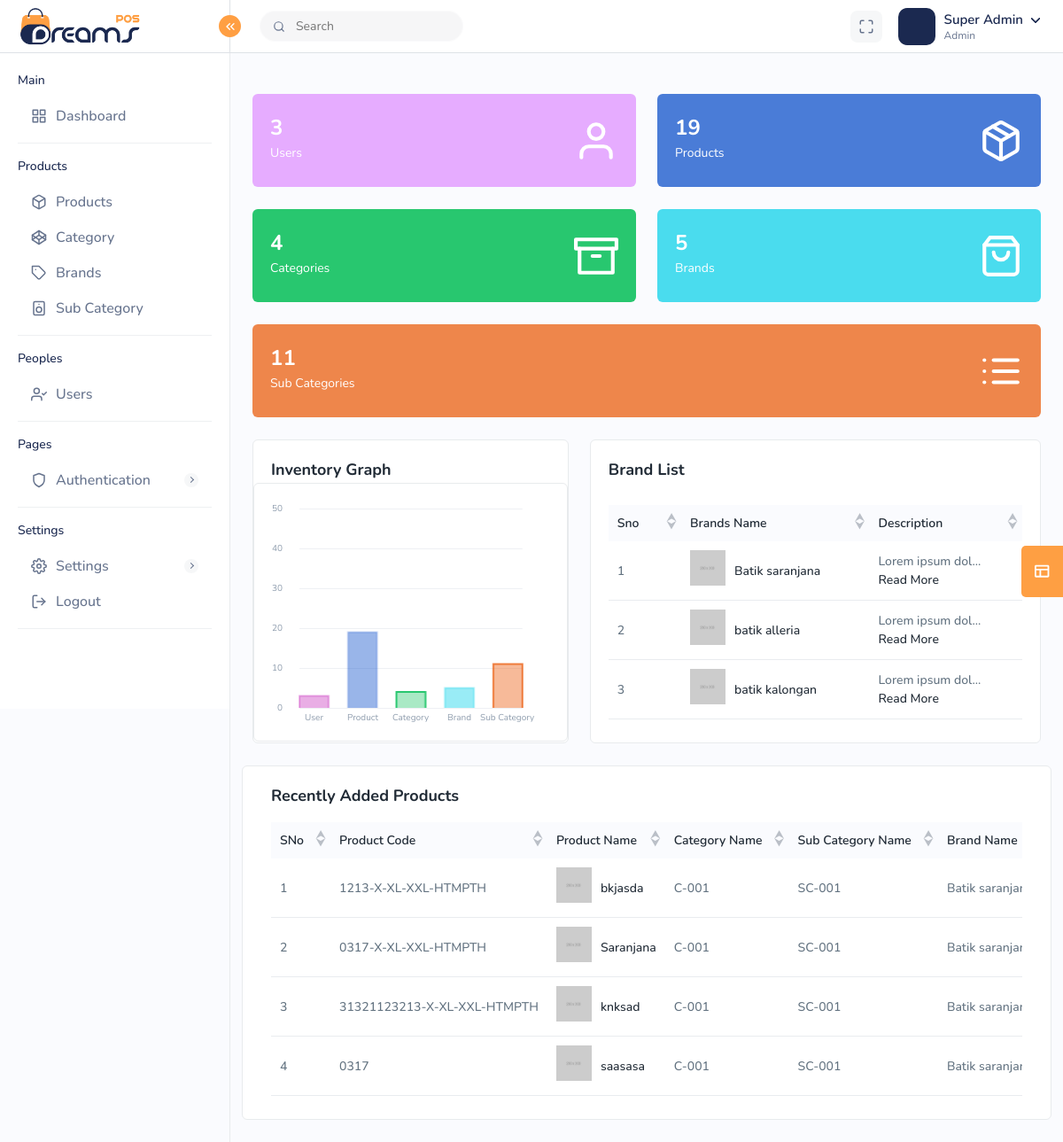
The app's page /admin/index.php?uid=1 (signed in) with its own data.
### tables this page shows
CREATE TABLE `tbl_users` (
  `id` int(11) NOT NULL,
  `creation_time` datetime NOT NULL DEFAULT current_timestamp(),
  `update_time` datetime NOT NULL DEFAULT current_timestamp() ON UPDATE current_timestamp(),
  `last_login_time` datetime NOT NULL DEFAULT current_timestamp() ON UPDATE current_timestamp(),
  `username` varchar(50) NOT NULL,
  `email` varchar(50) NOT NULL,
  `pasword` varchar(50) NOT NULL,
  `name` varchar(50) NOT NULL,
  `img_url` varchar(200) NOT NULL,
  `phone` varchar(50) NOT NULL,
  `role` int(3) NOT NULL,
  `status` int(3) NOT NULL,
  `token_ganti_password` text NOT NULL
);

CREATE TABLE `tbl_brands` (
  `id` int(30) NOT NULL,
  `creation_time` datetime NOT NULL DEFAULT current_timestamp(),
  `update_time` datetime NOT NULL DEFAULT current_timestamp() ON UPDATE current_timestamp(),
  `id_user` int(11) NOT NULL,
  `name` varchar(150) NOT NULL,
  `img_url` varchar(150) NOT NULL,
  `description` text NOT NULL
);

CREATE TABLE `tbl_products` (
  `id` int(11) NOT NULL,
  `creation_time` datetime NOT NULL DEFAULT current_timestamp(),
  `update_time` datetime NOT NULL DEFAULT current_timestamp() ON UPDATE current_timestamp(),
  `id_user` int(11) NOT NULL,
  `name` varchar(50) NOT NULL,
  `img_url` varchar(150) NOT NULL,
  `description` text NOT NULL,
  `id_category` int(11) NOT NULL,
  `id_sub_category` int(11) NOT NULL,
  `id_brand` int(11) NOT NULL,
  `unit` int(10) NOT NULL,
  `sku` varchar(50) NOT NULL,
  `min_qty` int(11) NOT NULL,
  `qty` int(11) NOT NULL,
  `id_tax` int(11) NOT NULL,
  `discount_type` varchar(11) NOT NULL,
  `price` int(11) NOT NULL,
  `status` int(1) NOT NULL
);

CREATE TABLE `tbl_categories` (
  `id` int(11) NOT NULL,
  `creation_time` datetime NOT NULL DEFAULT current_timestamp(),
  `update_time` datetime NOT NULL DEFAULT current_timestamp() ON UPDATE current_timestamp(),
  `id_user` int(11) NOT NULL,
  `code` varchar(150) NOT NULL,
  `img_url` varchar(150) NOT NULL,
  `name` varchar(150) NOT NULL,
  `description` text NOT NULL
);

CREATE TABLE `tbl_sub_categories` (
  `id` int(11) NOT NULL,
  `creation_time` datetime NOT NULL DEFAULT current_timestamp(),
  `update_time` datetime NOT NULL DEFAULT current_timestamp() ON UPDATE current_timestamp(),
  `id_category` int(11) NOT NULL,
  `id_user` int(11) NOT NULL,
  `name` varchar(150) NOT NULL,
  `description` text NOT NULL,
  `code` varchar(150) NOT NULL
);

### admin/index.php (the view, shortened to what this page needs)
<?php
$connection = mysqli_connect('localhost', 'root', '', 'ims');
$query1 = "SELECT COUNT(*) AS user_count FROM tbl_users";
$query2 = "SELECT COUNT(*) AS product_count FROM tbl_products";
$query3 = "SELECT COUNT(*) AS category_count FROM tbl_categories";
$query4 = "SELECT COUNT(*) AS brand_count FROM tbl_brands";
$query5 = "SELECT COUNT(*) AS subcategory_count FROM tbl_sub_categories";
$result1 = mysqli_query($connection, $query1);
$result2 = mysqli_query($connection, $query2);
$result3 = mysqli_query($connection, $query3);
$result4 = mysqli_query($connection, $query4);
$result5 = mysqli_query($connection, $query5);
$userCount = mysqli_fetch_assoc($result1)['user_count'];
$productCount = mysqli_fetch_assoc($result2)['product_count'];
$categoryCount = mysqli_fetch_assoc($result3)['category_count'];
$brandCount = mysqli_fetch_assoc($result4)['brand_count'];
$subcategoryCount = mysqli_fetch_assoc($result5)['subcategory_count'];
?>
<!DOCTYPE html>
<html lang="en">
<head>
	<?php include('inc/header.php'); ?>
</head>
<body>
	<div class="main-wrapper">
		<?php include('inc/topnav.php'); ?>
		<?php include('inc/sidebar.php'); ?>
		<div class="page-wrapper ">
			<div class="content">
				<div class="row">
					<div class="col-sm-3 col-md-6 col-12">
						<a href="userlist.php?uid=<?php echo $NewId ?>" class="text-decoration-none">
							<div class="d-flex align-items-center">
								<div class="dash-count das1">
									<div class="dash-counts">
										<h4><?php echo $userCount; ?></h4>
										<h5 class="card-title">Users</h5>
									</div>
									<div class="dash-imgs">
										<i data-feather="user"></i>
									</div>
								</div>
							</div>
						</a>
					</div>
					<div class="col-sm-3 col-md-6 col-12">
						<a href="productlist.php?uid=<?php echo $NewId ?>" class="text-decoration-none">
							<div class="d-flex align-items-center">
								<div class="dash-count das2">
									<div class="dash-counts">
										<h4><?php echo $productCount; ?></h4>
										<h5 class="card-title">Products</h5>
									</div>
									<div class="dash-imgs">
										<i data-feather="package"></i>
									</div>
								</div>
							</div>
						</a>
					</div>
					<div class="col-sm-3 col-md-6 col-12">
						<a href="categorylist.php?uid=<?php echo $NewId ?>" class="text-decoration-none">
							<div class="d-flex align-items-center">
								<div class="dash-count das3">
									<div class="dash-counts">
										<h4><?php echo $categoryCount; ?></h4>
										<h5 class="card-title">Categories</h5>
									</div>
									<div class="dash-imgs">
										<i data-feather="archive"></i>
									</div>
								</div>
							</div>
						</a>
					</div>
					<div class="col-sm-3 col-md-6 col-12">
						<a href="brandlist.php?uid=<?php echo $NewId ?>" class="text-decoration-none">
							<div class="d-flex align-items-center">
								<div class="dash-count das4">
									<div class="dash-counts">
										<h4><?php echo $brandCount; ?></h4>
										<h5 class="card-title">Brands</h5>
									</div>
									<div class="dash-imgs">
										<i data-feather="shopping-bag"></i>
									</div>
								</div>
							</div>
						</a>
					</div>
					<div class="col-sm-3 col-md-12 col-12">
						<a href="subcategorylist.php?uid=<?php echo $NewId ?>" class="text-decoration-none">
							<div class="d-flex align-items-center">
								<div class="dash-count das5">
									<div class="dash-counts">
										<h4><?php echo $subcategoryCount; ?></h4>
										<h5 class="card-title">Sub Categories</h5>
									</div>
									<div class="dash-imgs">
										<i data-feather="list"></i>
									</div>
								</div>
							</div>
						</a>
					</div>
				</div>
				<div class="row d-flex  h-100">
					<div class="col-lg-5 col-m-12 col-12 d-flex">
						<div class="card flex-fill w-100">
							<div class="card-header pb-0 d-flex justify-content-between align-items-center">
								<h5 class="card-title mb-0">Inventory Graph</h5>
							</div>
							<div class="card my-auto">
								<div class="card-body chart-set">
									<div class="h-250 chart-container w-100" id="flotArea2">
									</div>
								</div>
							</div>
						</div>
					</div>
					<div class="col-lg-7 col-sm-12 col-12 d-flex">
						<div class="card flex-fill">
							<div class="card-header pb-0 d-flex justify-content-between align-items-center">
								<h4 class="card-title mb-0">Brand List</h4>
							</div>
							<div class="card-body">
								<div class="table-responsive dataview">
									<table class="table datatable ">
										<thead>
											<tr>
												<th>Sno</th>
												<th>Brands Name</th>
												<th>Description</th>
											</tr>
										</thead>
										<tbody>
											<?php
											$servername = "localhost";
											$username = "root";
											$password = "";
											$dbname = "ims";
											$conn = new mysqli($servername, $username, $password, $dbname);
											$sql = "SELECT * FROM tbl_brands LIMIT 3";
											$result = $conn->query($sql);
											if (mysqli_num_rows($result) > 0) {
												$sno = 1;
												while ($row = mysqli_fetch_assoc($result)) {
													echo '<tr>';
													echo '<td>' . $sno . '</td>';
													echo '<td class="productimgname">';
													echo '<a href="brandlist.php?id=' . $row['id'] . '&uid=' . $NewId . '" class="product-img">';
													echo '<img src="' . $row['img_url'] . '">';
													echo '</a>';
													echo '<a href="brandlist.php?id=' . $row['id'] . '&uid=' . $NewId . '">' . $row['name'] . '</a>';
													echo '</td>';
													echo '<td style="white-space: pre-line;">';
													$description = $row['description'];
													$maxDescriptionLength = 15;
													if (strlen($description) > $maxDescriptionLength) {
														echo substr($description, 0, $maxDescriptionLength) . '...';
													} else {
														echo $description;
													}
													echo '<br><a href="brandlist.php?id=' . $row['id'] . '&uid=' . $NewId . '">Read More</a>';
													echo '</td>';
													echo '</tr>';
													$sno++;
												}
											} else {
												echo '<tr><td colspan="3">No products found.</td></tr>';
											}
											?>
										</tbody>
									</table>
								</div>
							</div>
						</div>
					</div>
					<div class="card mb-0">
						<div class="card-body">
							<h4 class="card-title">Recently Added Products</h4>
							<div class="table-responsive dataview">
								<table class="table datatable ">
									<thead>
										<tr>
											<th>SNo</th>
											<th>Product Code</th>
											<th>Product Name</th>
											<th>Category Name</th>
											<th>Sub Category Name</th>
											<th>Brand Name</th>
										</tr>
									</thead>
									<tbody>
										<?php
										$servername = "localhost";
										$username = "root";
										$password = "";
										$dbname = "ims";
										$conn = new mysqli($servername, $username, $password, $dbname);
										$sql1 = "SELECT p.*, c.code AS category_code, sc.code AS sub_category_code, b.name AS brand
                                            FROM tbl_products p
                                            INNER JOIN tbl_sub_categories sc ON p.id_sub_category = sc.id
                                            INNER JOIN tbl_categories c ON p.id_category = c.id
                                            INNER JOIN tbl_brands b ON p.id_brand = b.id
											ORDER BY id DESC LIMIT 4";
										$result1 = $conn->query($sql1);
										$ro = '1';
										if ($result1->num_rows > 0) {
											while ($row1 = $result1->fetch_assoc()) {
												echo '<tr>';
												echo '<td>' . $ro . '</td>';
												echo '<td>' . $row1['sku'] . '</td>';
												echo '<td class="productimgname">';
												echo '<a href="productlist.php?' . $id . '" class="product-img">';
												echo '<img src="' . $row1['img_url'] . '">';
												echo '</a>';
												echo '<a href="productlist.php?' . $id . '">' . $row1['name'] . '</a>';
												echo '</td>';
												echo '<td>' . $row1['category_code'] . '</td>';
												echo '<td>' . $row1['sub_category_code'] . '</td>';
												echo '<td>' . $row1['brand'] . '</td>';
												echo '</tr>';
												$ro++;
											}
										} else {
											echo '<tr><td colspan="3">No products found.</td></tr>';
										}
										?>
									</tbody>
								</table>
							</div>
						</div>
					</div>
				</div>
			</div>
		</div>
		<script>
			// Replace these values with your actual data or retrieve them as needed
			const userCount = <?php echo $userCount; ?>;
			const productCount = <?php echo $productCount; ?>;
			const categoryCount = <?php echo $categoryCount; ?>;
			const brandCount = <?php echo $brandCount; ?>;
			const subcategoryCount = <?php echo $subcategoryCount; ?>;
			const newCust = [{
					label: "User",
					data: [
						[1, userCount]
					],
					color: '#c736be66'
				}, // Red color for User
				{
					label: "Product",
					data: [
						[2, productCount]
					],
					color: '#0046c933'
				}, // Green color for Product
				{
					label: "Category",
					data: [
						[3, categoryCount]
					],
					color: '#28C76F'
				}, // Blue color for Category
				{
					label: "Brand",
					data: [
						[4, brandCount]
					],
					color: '#00CFE84A'
				}, // Pink color for Brand
				{
					label: "Sub Category",
					data: [
						[5, subcategoryCount]
					],
					color: '#EA5400B3'
				}, // Cyan color for Sub Category
			];
			$.plot($('#flotArea2'), newCust, {
				series: {
					bars: {
						show: true,
						barWidth: 0.6,
						align: 'center',
						horizontal: false // Vertical bars
					}
				},
				legend: {
					show: false // Hide legend
				},
				grid: {
					hoverable: true,
					clickable: true,
					borderColor: '#ddd',
					borderWidth: 0,
					labelMargin: 5
				},
				yaxis: {
					min: 0,
					max: 50,
					color: 'rgba(67, 87, 133, .09)',
					font: {
						size: 10,
						color: '#8e9cad'
					}
				},
				xaxis: {
					tickDecimals: 0, // Ensure integer ticks on the x-axis
					color: 'rgba(67, 87, 133, .09)',
					font: {
						size: 10,
						color: '#8e9cad'
					},
					ticks: newCust.map(item => [item.data[0][0], item.label]), // Specify the labels for the x-axis
					tickLength: 0 // Hide tick lines
				},
				title: {
					text: "Chart Title",
					fontSize: "12px",
					textAlign: "center",
					padding: "6px"
				}
			});
		</script>
</body>
</html>

### admin/inc/topnav.php (shortened to what this page needs)
<?php
$servername = "localhost";
$db_username = "root";
$db_password = "";
$database = "ims";
$conn = new mysqli($servername, $db_username, $db_password, $database);
$id = $_GET['uid'];
$NewId = $id;
$Uniquequery = "SELECT * FROM tbl_users WHERE id = $NewId";
$Uniqueresult = $conn->query($Uniquequery);
if ($Uniqueresult && $Uniqueresult->num_rows > 0) {
    $Uniquerow = $Uniqueresult->fetch_assoc();
}
$role = $Uniquerow['role'];
if ($role == 0) {
    echo $roleText = "Admin";
} else {
    echo $roleText = "Users";
}
echo '
<div class="header">
    <div class="header-left active">
        <a href="index.php?uid=' . $NewId . '" class="logo logo-normal">
            <img src="../assets/img/logo.png" alt="">
        </a>
        <a href="index.php?uid=' . $NewId . '" class="logo logo-white">
        </a>
        <a href="index.php?uid=' . $NewId . '" class="logo-small">
        </a>
        <a id="toggle_btn" href="javascript:void(0);">
            <i data-feather="chevrons-left" class="feather-16"></i>
        </a>
    </div>
    <ul class="nav user-menu">
        <li class="nav-item nav-searchinputs">
            <div class="top-nav-search">
                <form action="#">
                    <div class="searchinputs">
                        <input type="text" placeholder="Search">
                        <div class="search-addon">
                            <span><i data-feather="search" class="feather-14"></i></span>
                        </div>
                    </div>
                </form>
            </div>
        </li>
        <li class="nav-item nav-item-box">
            <a href="javascript:void(0);" id="btnFullscreen">
                <i data-feather="maximize"></i>
            </a>
        </li>
        <li class="nav-item dropdown has-arrow main-drop">
            <a href="javascript:void(0);" class="dropdown-toggle nav-link userset" data-bs-toggle="dropdown">
                <span class="user-info">
                    <span class="user-letter">
                        <img src="' . $Uniquerow['img_url'] . '" alt="" class="img-fluid">
                    </span>
                    <span class="user-detail">
                        <span class="user-name">' . $Uniquerow['name'] . '</span>
                        <span class="user-role">' . $roleText . '</span>
                    </span>
                </span>
            </a>
                        <span class="user-img"><img src="' . $Uniquerow['img_url'] . '" alt="">
                            <span class="status online"></span></span>
                            <h6>' . $Uniquerow['username'] . '</h6>
                            <h5>' . $roleText . '</h5>
                    <a class="dropdown-item" href="profile.php?uid=' . $NewId . '"> <i class="me-2" data-feather="user"></i> My Profile</a>
        </li>
    </ul>
</div>';
?>

### records on screen
tbl_users: name "Super Admin", role "Admin"
tbl_brands: img_url (picture), name "Batik saranjana", description "Lorem ipsum dol"
tbl_brands: img_url (picture), name "batik alleria", description "Lorem ipsum dol"
tbl_brands: img_url (picture), name "batik kalongan", description "Lorem ipsum dol"
tbl_products: sku "1213-X-XL-XXL-HTMPTH", img_url (picture), name "bkjasda", id_category.code "C-001", id_sub_category.code "SC-001", id_brand.name "Batik…"
tbl_products: sku "0317-X-XL-XXL-HTMPTH", img_url (picture), name "Saranjana", id_category.code "C-001", id_sub_category.code "SC-001", id_brand.name "Batik…"
tbl_products: sku "31321123213-X-XL-XXL-HTMPTH", img_url (picture), name "knksad", id_category.code "C-001", id_sub_category.code "SC-001", id_brand.name "Batik…"
tbl_products: sku "0317", img_url (picture), name "saasasa", id_category.code "C-001", id_sub_category.code "SC-001", id_brand.name "Batik…"

### other values on screen
$userCount "3"
$productCount "19"
$categoryCount "4"
$brandCount "5"
$subcategoryCount "11"
